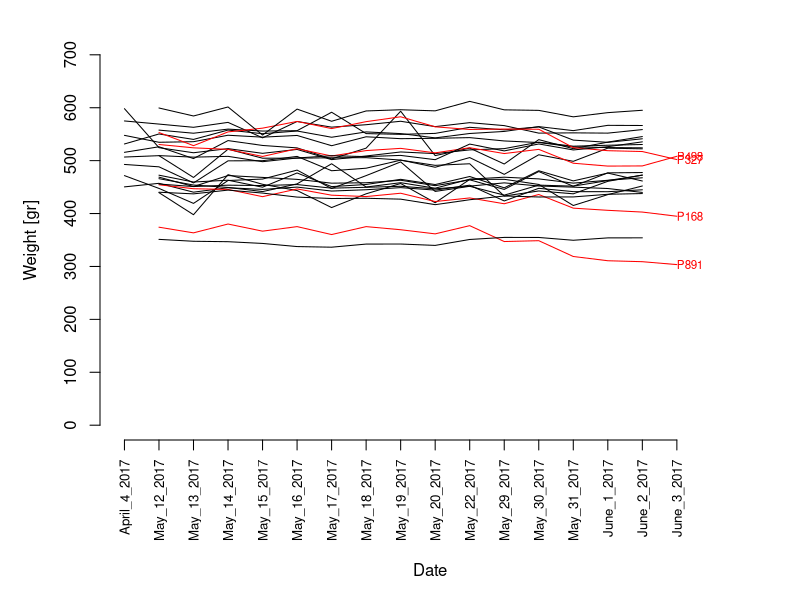

Reproduce this figure in R.

bw <- read.csv('bird_weights_lab25.csv')
days_labs <- names(bw)[2:length(names(bw))]

# x11(width=5,height=5)
pdf(file='tracking_weights.pdf',width=7,height=6)
par(mar=c(8,5,2,2))
plot(NULL,type='n',xlim=c(1,length(days_labs)*1.1),ylim=c(0,700),
     axes=F,ann=F)
for(r in 1:nrow(bw)){
  col <- 'black'
  if(bw$Bird[r]%in%c('P168','P498','P327','P891')){
    col <- 'red'
    text(length(days_labs),bw[r,ncol(bw)],bw$Bird[r],col=col,adj=0,cex=.7)
  }
  lines(1:length(days_labs),bw[r,days_labs],col=col)
}
axis(2)
axis(1,at=1:length(days_labs),days_labs,las=2,cex.axis=.8)
mtext('Weight [gr]',2,line=3)
mtext('Date',1,line=6)
dev.off()
